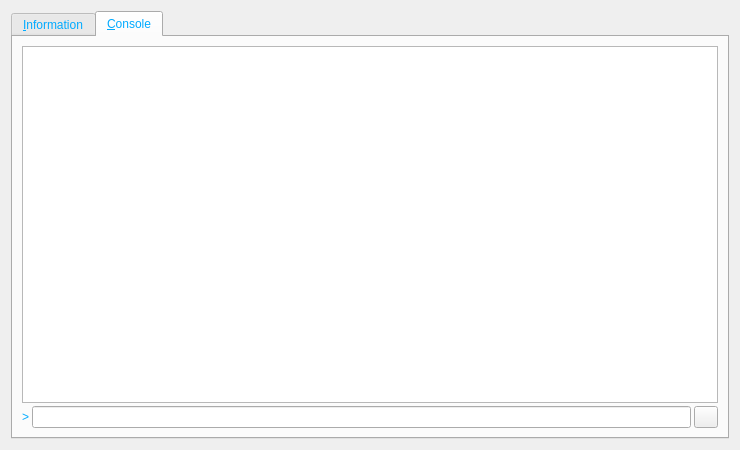
<?xml version="1.0" encoding="UTF-8"?>
<ui version="4.0">
 <class>RPCConsole</class>
 <widget class="QDialog" name="RPCConsole">
  <property name="geometry">
   <rect>
    <x>0</x>
    <y>0</y>
    <width>740</width>
    <height>450</height>
   </rect>
  </property>
  <property name="windowTitle">
   <string>Soxax - Debug window</string>
  </property>
  <property name="styleSheet">
   <string notr="true">background-image: url(:/images/as1);
color: rgb(0, 170, 255);</string>
  </property>
  <layout class="QVBoxLayout" name="verticalLayout_2">
   <item>
    <widget class="QTabWidget" name="tabWidget">
     <property name="currentIndex">
      <number>1</number>
     </property>
     <widget class="QWidget" name="tab_info">
      <attribute name="title">
       <string>&amp;Information</string>
      </attribute>
      <layout class="QGridLayout" name="gridLayout" columnstretch="0,1">
       <property name="horizontalSpacing">
        <number>12</number>
       </property>
       <item row="0" column="0">
        <widget class="QLabel" name="label_9">
         <property name="font">
          <font>
           <weight>75</weight>
           <bold>true</bold>
          </font>
         </property>
         <property name="text">
          <string>Soxax Core</string>
         </property>
        </widget>
       </item>
       <item row="1" column="0">
        <widget class="QLabel" name="label_5">
         <property name="text">
          <string>Client name</string>
         </property>
        </widget>
       </item>
       <item row="1" column="1">
        <widget class="QLabel" name="clientName">
         <property name="cursor">
          <cursorShape>IBeamCursor</cursorShape>
         </property>
         <property name="text">
          <string>N/A</string>
         </property>
         <property name="textFormat">
          <enum>Qt::PlainText</enum>
         </property>
         <property name="textInteractionFlags">
          <set>Qt::LinksAccessibleByMouse|Qt::TextSelectableByKeyboard|Qt::TextSelectableByMouse</set>
         </property>
        </widget>
       </item>
       <item row="2" column="0">
        <widget class="QLabel" name="label_6">
         <property name="text">
          <string>Client version</string>
         </property>
        </widget>
       </item>
       <item row="2" column="1">
        <widget class="QLabel" name="clientVersion">
         <property name="cursor">
          <cursorShape>IBeamCursor</cursorShape>
         </property>
         <property name="text">
          <string>N/A</string>
         </property>
         <property name="textFormat">
          <enum>Qt::PlainText</enum>
         </property>
         <property name="textInteractionFlags">
          <set>Qt::LinksAccessibleByMouse|Qt::TextSelectableByKeyboard|Qt::TextSelectableByMouse</set>
         </property>
        </widget>
       </item>
       <item row="3" column="0">
        <widget class="QLabel" name="label_14">
         <property name="text">
          <string>Using OpenSSL version</string>
         </property>
         <property name="indent">
          <number>10</number>
         </property>
        </widget>
       </item>
       <item row="3" column="1">
        <widget class="QLabel" name="openSSLVersion">
         <property name="cursor">
          <cursorShape>IBeamCursor</cursorShape>
         </property>
         <property name="text">
          <string>N/A</string>
         </property>
         <property name="textFormat">
          <enum>Qt::PlainText</enum>
         </property>
         <property name="textInteractionFlags">
          <set>Qt::LinksAccessibleByMouse|Qt::TextSelectableByKeyboard|Qt::TextSelectableByMouse</set>
         </property>
        </widget>
       </item>
       <item row="4" column="0">
        <widget class="QLabel" name="label_12">
         <property name="text">
          <string>Build date</string>
         </property>
        </widget>
       </item>
       <item row="4" column="1">
        <widget class="QLabel" name="buildDate">
         <property name="cursor">
          <cursorShape>IBeamCursor</cursorShape>
         </property>
         <property name="text">
          <string>N/A</string>
         </property>
         <property name="textFormat">
          <enum>Qt::PlainText</enum>
         </property>
         <property name="textInteractionFlags">
          <set>Qt::LinksAccessibleByMouse|Qt::TextSelectableByKeyboard|Qt::TextSelectableByMouse</set>
         </property>
        </widget>
       </item>
       <item row="5" column="0">
        <widget class="QLabel" name="label_13">
         <property name="text">
          <string>Startup time</string>
         </property>
        </widget>
       </item>
       <item row="5" column="1">
        <widget class="QLabel" name="startupTime">
         <property name="cursor">
          <cursorShape>IBeamCursor</cursorShape>
         </property>
         <property name="text">
          <string>N/A</string>
         </property>
         <property name="textFormat">
          <enum>Qt::PlainText</enum>
         </property>
         <property name="textInteractionFlags">
          <set>Qt::LinksAccessibleByMouse|Qt::TextSelectableByKeyboard|Qt::TextSelectableByMouse</set>
         </property>
        </widget>
       </item>
       <item row="6" column="0">
        <widget class="QLabel" name="label_11">
         <property name="font">
          <font>
           <weight>75</weight>
           <bold>true</bold>
          </font>
         </property>
         <property name="text">
          <string>Network</string>
         </property>
        </widget>
       </item>
       <item row="7" column="0">
        <widget class="QLabel" name="label_7">
         <property name="text">
          <string>Number of connections</string>
         </property>
        </widget>
       </item>
       <item row="7" column="1">
        <widget class="QLabel" name="numberOfConnections">
         <property name="cursor">
          <cursorShape>IBeamCursor</cursorShape>
         </property>
         <property name="text">
          <string>N/A</string>
         </property>
         <property name="textFormat">
          <enum>Qt::PlainText</enum>
         </property>
         <property name="textInteractionFlags">
          <set>Qt::LinksAccessibleByMouse|Qt::TextSelectableByKeyboard|Qt::TextSelectableByMouse</set>
         </property>
        </widget>
       </item>
       <item row="8" column="0">
        <widget class="QLabel" name="label_8">
         <property name="text">
          <string>On testnet</string>
         </property>
        </widget>
       </item>
       <item row="8" column="1">
        <widget class="QCheckBox" name="isTestNet">
         <property name="enabled">
          <bool>false</bool>
         </property>
         <property name="text">
          <string/>
         </property>
        </widget>
       </item>
       <item row="9" column="0">
        <widget class="QLabel" name="label_10">
         <property name="font">
          <font>
           <weight>75</weight>
           <bold>true</bold>
          </font>
         </property>
         <property name="text">
          <string>Block chain</string>
         </property>
        </widget>
       </item>
       <item row="10" column="0">
        <widget class="QLabel" name="label_3">
         <property name="text">
          <string>Current number of blocks</string>
         </property>
        </widget>
       </item>
       <item row="10" column="1">
        <widget class="QLabel" name="numberOfBlocks">
         <property name="cursor">
          <cursorShape>IBeamCursor</cursorShape>
         </property>
         <property name="text">
          <string>N/A</string>
         </property>
         <property name="textFormat">
          <enum>Qt::PlainText</enum>
         </property>
         <property name="textInteractionFlags">
          <set>Qt::LinksAccessibleByMouse|Qt::TextSelectableByKeyboard|Qt::TextSelectableByMouse</set>
         </property>
        </widget>
       </item>
       <item row="11" column="0">
        <widget class="QLabel" name="label_4">
         <property name="text">
          <string>Estimated total blocks</string>
         </property>
        </widget>
       </item>
       <item row="11" column="1">
        <widget class="QLabel" name="totalBlocks">
         <property name="cursor">
          <cursorShape>IBeamCursor</cursorShape>
         </property>
         <property name="text">
          <string>N/A</string>
         </property>
         <property name="textFormat">
          <enum>Qt::PlainText</enum>
         </property>
         <property name="textInteractionFlags">
          <set>Qt::LinksAccessibleByMouse|Qt::TextSelectableByKeyboard|Qt::TextSelectableByMouse</set>
         </property>
        </widget>
       </item>
       <item row="12" column="0">
        <widget class="QLabel" name="label_2">
         <property name="text">
          <string>Last block time</string>
         </property>
        </widget>
       </item>
       <item row="12" column="1">
        <widget class="QLabel" name="lastBlockTime">
         <property name="cursor">
          <cursorShape>IBeamCursor</cursorShape>
         </property>
         <property name="text">
          <string>N/A</string>
         </property>
         <property name="textFormat">
          <enum>Qt::PlainText</enum>
         </property>
         <property name="textInteractionFlags">
          <set>Qt::LinksAccessibleByMouse|Qt::TextSelectableByKeyboard|Qt::TextSelectableByMouse</set>
         </property>
        </widget>
       </item>
       <item row="13" column="0">
        <spacer name="verticalSpacer_2">
         <property name="orientation">
          <enum>Qt::Vertical</enum>
         </property>
         <property name="sizeHint" stdset="0">
          <size>
           <width>20</width>
           <height>20</height>
          </size>
         </property>
        </spacer>
       </item>
       <item row="14" column="0">
        <widget class="QLabel" name="labelDebugLogfile">
         <property name="font">
          <font>
           <weight>75</weight>
           <bold>true</bold>
          </font>
         </property>
         <property name="text">
          <string>Debug log file</string>
         </property>
        </widget>
       </item>
       <item row="15" column="0">
        <widget class="QPushButton" name="openDebugLogfileButton">
         <property name="toolTip">
          <string>Open the Soxax debug log file from the current data directory. This can take a few seconds for large log files.</string>
         </property>
         <property name="text">
          <string>&amp;Open</string>
         </property>
         <property name="autoDefault">
          <bool>false</bool>
         </property>
        </widget>
       </item>
       <item row="16" column="0">
        <widget class="QLabel" name="labelCLOptions">
         <property name="font">
          <font>
           <weight>75</weight>
           <bold>true</bold>
          </font>
         </property>
         <property name="text">
          <string>Command-line options</string>
         </property>
        </widget>
       </item>
       <item row="17" column="0">
        <widget class="QPushButton" name="showCLOptionsButton">
         <property name="toolTip">
          <string>Show the Soxax-Qt help message to get a list with possible Soxax command-line options.</string>
         </property>
         <property name="text">
          <string>&amp;Show</string>
         </property>
         <property name="autoDefault">
          <bool>false</bool>
         </property>
        </widget>
       </item>
       <item row="18" column="0">
        <spacer name="verticalSpacer">
         <property name="orientation">
          <enum>Qt::Vertical</enum>
         </property>
         <property name="sizeHint" stdset="0">
          <size>
           <width>20</width>
           <height>40</height>
          </size>
         </property>
        </spacer>
       </item>
      </layout>
     </widget>
     <widget class="QWidget" name="tab_console">
      <attribute name="title">
       <string>&amp;Console</string>
      </attribute>
      <layout class="QVBoxLayout" name="verticalLayout_3">
       <property name="spacing">
        <number>3</number>
       </property>
       <item>
        <widget class="QTextEdit" name="messagesWidget">
         <property name="minimumSize">
          <size>
           <width>0</width>
           <height>100</height>
          </size>
         </property>
         <property name="readOnly">
          <bool>true</bool>
         </property>
         <property name="tabKeyNavigation" stdset="0">
          <bool>false</bool>
         </property>
         <property name="columnCount" stdset="0">
          <number>2</number>
         </property>
        </widget>
       </item>
       <item>
        <layout class="QHBoxLayout" name="horizontalLayout">
         <property name="spacing">
          <number>3</number>
         </property>
         <item>
          <widget class="QLabel" name="label">
           <property name="text">
            <string notr="true">&gt;</string>
           </property>
          </widget>
         </item>
         <item>
          <widget class="QLineEdit" name="lineEdit"/>
         </item>
         <item>
          <widget class="QPushButton" name="clearButton">
           <property name="maximumSize">
            <size>
             <width>24</width>
             <height>24</height>
            </size>
           </property>
           <property name="toolTip">
            <string>Clear console</string>
           </property>
           <property name="text">
            <string/>
           </property>
           <property name="icon">
            <iconset resource="../bitcoin.qrc">
             <normaloff>:/icons/remove</normaloff>:/icons/remove</iconset>
           </property>
           <property name="shortcut">
            <string notr="true">Ctrl+L</string>
           </property>
           <property name="autoDefault">
            <bool>false</bool>
           </property>
          </widget>
         </item>
        </layout>
       </item>
      </layout>
     </widget>
    </widget>
   </item>
  </layout>
 </widget>
 <resources>
  <include location="../bitcoin.qrc"/>
 </resources>
 <connections/>
</ui>
